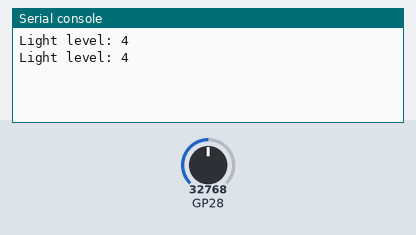
Recording of a program running on a simulated Raspberry Pi Pico running MicroPython. On the bench: the last lines printed to the serial console. Inputs (shaded band) come from the test bench; at power-on: GP28 = 32768 (analog values on the 0–65535 scale).

Above: at 1.2 s.
1.3 s: GP28 set to 45874
At 2.3 s:
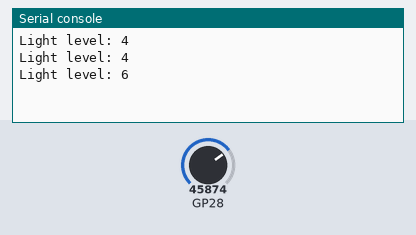
2.8 s: GP28 set to 57670
At 3.8 s:
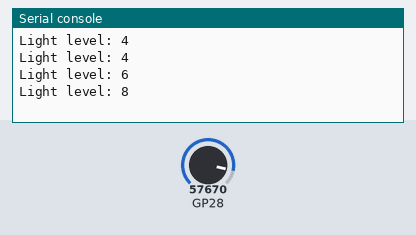
Timing chart, 0 to 5.8 s (numbered marks = the images above; inputs shaded):
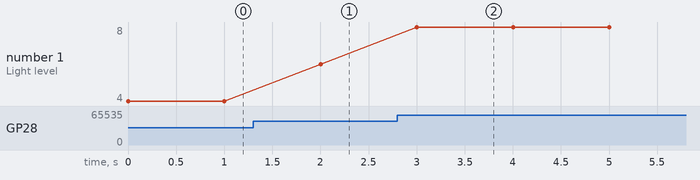

Measured:
- after the input at 1.3 s, the serial console: prints a new line after 0.70 s (image 1)
- after the input at 2.8 s, the serial console: prints a new line after 0.20 s (image 2)
- plotted number 1: 4 → 6 after the input at 1.3 s, 6 → 8 after the input at 2.8 s

The program:

photoresistor.py
```python
from machine import Pin, ADC
import time

# Constants for photoresistor readings
MIN_ADC_VALUE = 0         # Minimum ADC reading (0%)
MAX_ADC_VALUE = 65767     # Maximum ADC reading (100%)
LIGHT_SCALE_FACTOR = 10   # Factor to scale light level to 0-10 range
MIN_LIGHT_LEVEL = 1       # Minimum light level to report
MAX_LIGHT_LEVEL = 9       # Maximum light level to report
MIN_VALID_READING = 1     # Minimum valid reading after subtracting minimum

# Constants for example usage
DEFAULT_PHOTORESISTOR_PIN = 28  # Default pin for photoresistor in example
READING_INTERVAL = 1            # Time between readings in seconds

class photoresistor():
    def __init__(self, pin):
        self.photoRes = ADC(Pin(pin))
        self.light = 0
        self.max = MAX_ADC_VALUE  # 100%
        self.min = MIN_ADC_VALUE  # 0%

    def read(self):
        range_value = self.max - self.min
        k = self.photoRes.read_u16()
        k = k - self.min
        if k <= 0:
            k = MIN_VALID_READING
        self.light = int((k/range_value) * LIGHT_SCALE_FACTOR)
        if self.light >= LIGHT_SCALE_FACTOR:
            self.light = MAX_LIGHT_LEVEL
        elif self.light <= 0:
            self.light = MIN_LIGHT_LEVEL
        return self.light

# Example usage:
def main():
    light = photoresistor(DEFAULT_PHOTORESISTOR_PIN)
    while True:
        # Read the value from the photoresistor
        print("Light level: {0}".format(light.read()))
        time.sleep(READING_INTERVAL)

if __name__ == "__main__":
    main()
```
